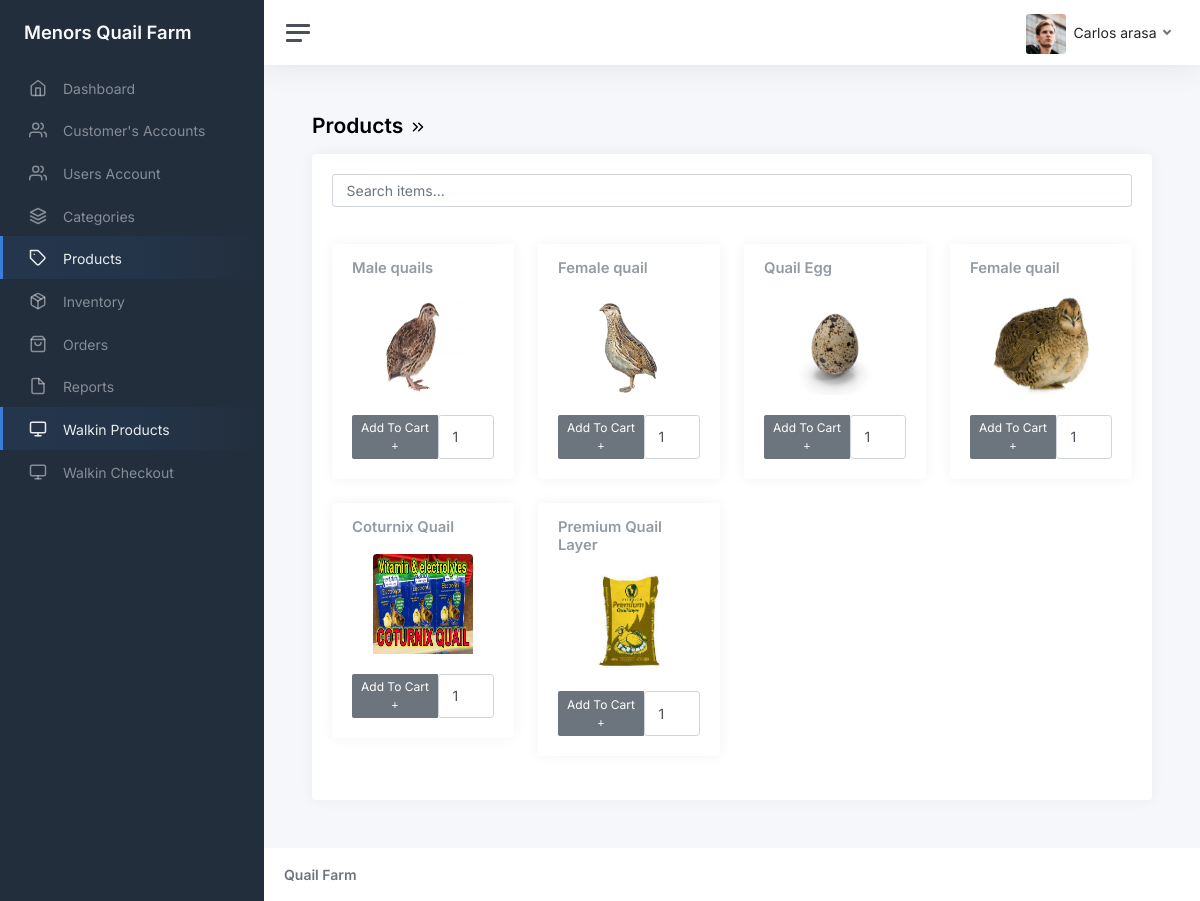
Before: /admin/walkin_product.php (signed in) with the older database file.
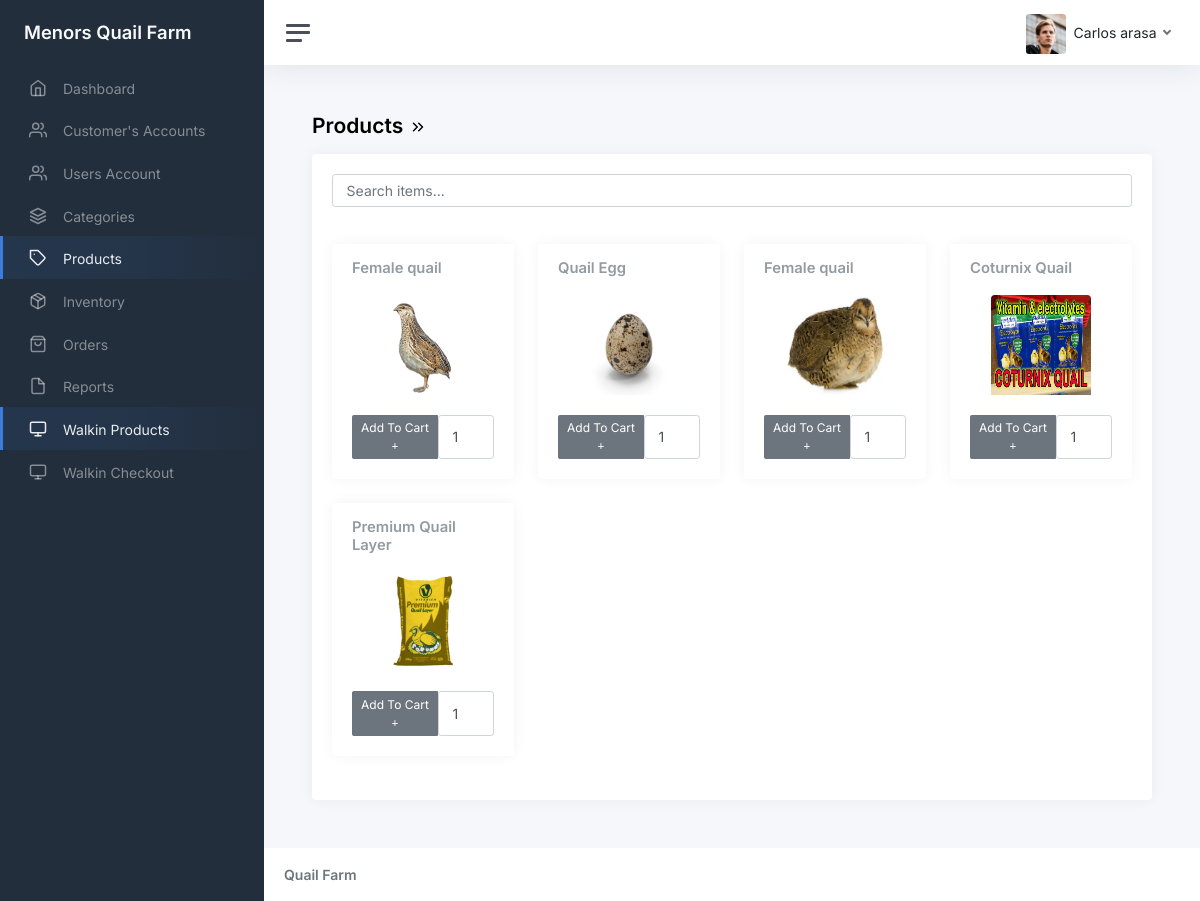
After: the same page with the newer database file.
### tables this page shows
CREATE TABLE `tbl_inventory` (
  `id` int(11) NOT NULL AUTO_INCREMENT,
  `product_id` int(11) DEFAULT NULL,
  `qty` int(11) DEFAULT NULL,
  PRIMARY KEY (`id`)
);

CREATE TABLE `tbl_product` (
  `id` int(11) NOT NULL AUTO_INCREMENT,
  `category_id` int(11) DEFAULT NULL,
  `name` varchar(45) DEFAULT NULL,
  `description` varchar(45) DEFAULT NULL,
  `image` varchar(255) DEFAULT NULL,
  `price` decimal(5,2) DEFAULT 0.00,
  `date_created` datetime DEFAULT current_timestamp(),
  `created_by` int(11) DEFAULT NULL,
  `is_deleted` int(11) DEFAULT 0,
  `expiration_date` date DEFAULT NULL,
  PRIMARY KEY (`id`)
);

### functions.php (called while the page is built, shortened)
<?php
function get_list($sql)
{
    $result = mysqli_query($_SESSION['conn'], $sql);
    $temp = array();
    while ($row = $result->fetch_assoc()) {
        $temp[] = $row;
    }
    return $temp;
}

### admin/walkin_product.php (the view, shortened to what this page needs)
<?php include_once('header.php') ?>
<?php
$filter = $_GET['filter'];
$where = '';
$where .= ($filter == 'all') ? '' : "and c.name LIKE '%$filter%'";
$data['inventory'] = get_list("select i.qty,p.* from tbl_product p inner join tbl_inventory i on i.product_id = p.id inner join tbl_category c on c.id = p.category_id where 1 = 1  and i.qty > 0 and p.is_deleted = 0 $where");
?>
<main class="content">
  <div class="container-fluid p-0">
    <h1 class="h3 mb-3"><strong>Products</strong> <i data-feather="chevrons-right"></i> <?= ucfirst(strtolower($_GET['filter'])) ?> </h1>
    <div class="row">
      <div class="col-12 col-lg-12">
        <div class="card">
          <div class="card-body">
            <?php if (!empty($data['inventory'])) { ?>
              <div class="col-12 mb-3">
                <input type="search" class="form-control" id="search-item" placeholder="Search items...">
              </div>
              <br>
              <div class="row">
                <?php foreach ($data['inventory'] as $res) { ?>
                  <div class="col-3 col-md-3 item-box" data-name="<?php echo strtolower($res['name']); ?>">
                    <div class="card">
                      <div class="card-header">
                        <h5 class="card-title mb-0" data-name="<?php echo strtolower($res['name']); ?>"><?php echo $res['name']; ?></h5>
                      </div>
                      <center>
                        <img class="card-img-top" src="../images/products/<?php echo $res['image']; ?>" style="width:100px;height:100px;text-align:center">
                      </center>
                      <div class="card-body">
                        <form method="POST" name="add_to_cart" onsubmit="return confirm('Are You Sure?');">
                          <div class="btn-group btn-group-sm" role="group" aria-label="Large button group" style="width:100%">
                            <button type="submit" class="btn btn-secondary" name="add_to_cart">Add&nbsp;To&nbsp;Cart <i class="fa fa-plus"></i></button>
                            <input type="number" name="qty" class="form-control" placeholder="" value="1" min="1" max="<?php echo $res['qty'] + 1; ?>">
                          </div>
                        </form>
                      </div>
                    </div>
                  </div>
                <?php } ?>
              </div>
            <?php } else { ?>
              <p>No Result. </p>
            <?php } ?>
          </div>
        </div>
      </div>
    </div>
  </div>
</main>
<?php include_once('footer.php') ?>

### admin/header.php (shortened to what this page needs)
<?php include('../functions.php') ?>
<!DOCTYPE html>
<html lang="en">
<head>
  <link href="css/app.css" rel="stylesheet">
  <link href="css/custom.css" rel="stylesheet">
</head>
<body>
  <div class="wrapper">
    <nav id="sidebar" class="sidebar js-sidebar">
      <div class="sidebar-content js-simplebar">
        <a class="sidebar-brand" href="index.php">
          <span class="align-middle">Menors Quail Farm</span>
        </a>
        <ul class="sidebar-nav">
          <?php if (in_array($_SESSION['user']->access_id, array(1, 5))) { ?>
            <li class="sidebar-item <?= (strpos($_SERVER['REQUEST_URI'], 'index') !== false) ? 'active' : '' ?>">
              <a class="sidebar-link" href="index.php">
                <i class="align-middle" data-feather="home"></i> <span class="align-middle">Dashboard</span>
              </a>
            </li>
            <li class="sidebar-item <?= (strpos($_SERVER['REQUEST_URI'], 'customer') !== false) ? 'active' : '' ?>">
              <a class="sidebar-link" href="customer.php">
                <i class="align-middle" data-feather="users"></i> <span class="align-middle">Customer's Accounts</span>
              </a>
            </li>
            <li class="sidebar-item <?= (strpos($_SERVER['REQUEST_URI'], 'user') !== false) ? 'active' : '' ?>">
              <a class="sidebar-link" href="user.php">
                <i class="align-middle" data-feather="users"></i> <span class="align-middle">Users Account</span>
              </a>
            </li>
            <li class="sidebar-item <?= (strpos($_SERVER['REQUEST_URI'], 'category') !== false || strpos($_SERVER['REQUEST_URI'], 'category_edit') !== false) ? 'active' : '' ?>">
              <a class="sidebar-link" href="category.php">
                <i class="align-middle" data-feather="layers"></i> <span class="align-middle">Categories</span>
              </a>
            </li>
            <li class="sidebar-item <?= (strpos($_SERVER['REQUEST_URI'], 'product') !== false || strpos($_SERVER['REQUEST_URI'], 'product_edit') !== false) ? 'active' : '' ?>">
              <a class="sidebar-link" href="product.php">
                <i class="align-middle" data-feather="tag"></i> <span class="align-middle">Products</span>
              </a>
            </li>
            <li class="sidebar-item <?= (strpos($_SERVER['REQUEST_URI'], 'inventory') !== false || strpos($_SERVER['REQUEST_URI'], 'inventory_edit') !== false) ? 'active' : '' ?>">
              <a class="sidebar-link" href="inventory.php">
                <i class="align-middle" data-feather="package"></i> <span class="align-middle">Inventory</span>
              </a>
            </li>
            <li class="sidebar-item <?= (strpos($_SERVER['REQUEST_URI'], 'order') !== false || strpos($_SERVER['REQUEST_URI'], 'order_view') !== false) ? 'active' : '' ?>">
              <a class="sidebar-link" href="order.php">
                <i class="align-middle" data-feather="shopping-bag"></i> <span class="align-middle">Orders</span>
              </a>
            </li>
            <li class="sidebar-item <?= (strpos($_SERVER['REQUEST_URI'], 'report') !== false || strpos($_SERVER['REQUEST_URI'], 'report_edit') !== false) ? 'active' : '' ?>">
              <a class="sidebar-link" href="report.php">
                <i class="align-middle" data-feather="file"></i> <span class="align-middle">Reports</span>
              </a>
            </li>
            <li class="sidebar-item <?= (strpos($_SERVER['REQUEST_URI'], 'walkin_product') !== false || strpos($_SERVER['REQUEST_URI'], 'walkin_edit') !== false) ? 'active' : '' ?>">
              <a class="sidebar-link" href="walkin_product.php?filter=all">
                <i class="align-middle" data-feather="monitor"></i> <span class="align-middle">Walkin Products</span>
              </a>
            </li>
            <li class="sidebar-item <?= (strpos($_SERVER['REQUEST_URI'], 'walkin_checkout') !== false || strpos($_SERVER['REQUEST_URI'], 'walkin_edit') !== false) ? 'active' : '' ?>">
              <a class="sidebar-link" href="walkin_checkout.php">
                <i class="align-middle" data-feather="monitor"></i> <span class="align-middle">Walkin Checkout</span>
              </a>
            </li>
          <?php } ?>
      </div>
    </nav>
    <div class="main">
      <nav class="navbar navbar-expand navbar-light navbar-bg">
        <a class="sidebar-toggle js-sidebar-toggle">
          <i class="hamburger align-self-center"></i>
        </a>
        <div class="navbar-collapse collapse">
          <ul class="navbar-nav navbar-align">
            <li class="nav-item dropdown">
              <a class="nav-link dropdown-toggle d-none d-sm-inline-block" href="#" data-bs-toggle="dropdown">
                <img src="img/avatars/avatar.jpg" class="avatar img-fluid rounded me-1" alt="Charles Hall" /> <span class="text-dark"><?= $_SESSION['user']->first_name . " " . $_SESSION['user']->last_name ?></span>
              </a>
            </li>
          </ul>
        </div>
      </nav>

### admin/footer.php (shortened to what this page needs)
<footer class="footer">
  <div class="container-fluid">
    <div class="row text-muted">
      <div class="col-6 text-start">
        <p class="mb-0">
          <a class="text-muted" href="#" target="_blank"><strong>Quail Farm</strong></a>
        </p>
      </div>
    </div>
  </div>
</footer>
</div>
</div>
</body>
</html>

Changed rows visible on the page:
no longer on this page (row edited): tbl_inventory: product.name "Male quails", product.image (picture)
changed through a linked row, tbl_inventory "Premium Quail Layer": product.image: a different picture
